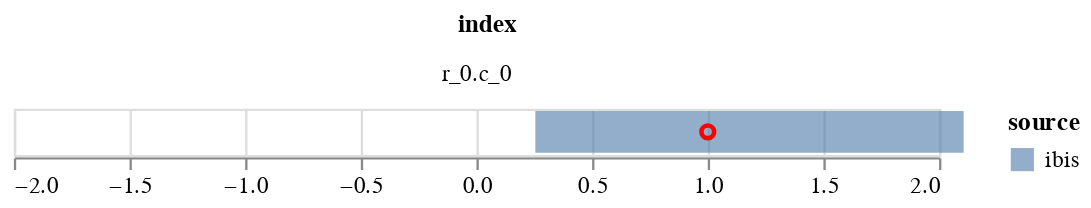

Write notebook code for a chart like this one.
### Code cell
plot_data = plot_data[plot_data['index']=='r_0.c_0']

c1 = alt.Chart(plot_data).mark_bar(opacity=0.6).encode(
    alt.X('q1', title=None,  scale=alt.Scale(domain=[-2,2])),
    alt.X2('q2', title=None),
    alt.Color('source'),    
)
    

c2 = alt.Chart(plot_data).mark_point(opacity=1, color='red').encode(
        alt.X('data', title=None),
)
(c1+c2).facet(
       'index',
    columns=1
    )

### Figure 1 — Vega-Lite specification as saved in the notebook (floating-point values rounded to 4 significant figures)
{"config": {"view": {"continuousWidth": 400, "continuousHeight": 300}}, "data": {"name": "data-95404093cbdce690b651e829ab9ebd0c"}, "facet": {"type": "nominal", "field": "index"}, "spec": {"layer": [{"mark": {"type": "bar", "opacity": 0.6}, "encoding": {"color": {"type": "nominal", "field": "source"}, "x": {"type": "quantitative", "field": "q1", "scale": {"domain": [-2, 2]}, "title": null}, "x2": {"field": "q2", "title": null}}}, {"mark": {"type": "point", "color": "red", "opacity": 1}, "encoding": {"x": {"type": "quantitative", "field": "data", "title": null}}}]}, "columns": 1, "$schema": "https://vega.github.io/schema/vega-lite/v4.8.1.json", "datasets": {"data-95404093cbdce690b651e829ab9ebd0c": [{"index": "r_0.c_0", "q1": 0.2545, "q2": 2.106, "source": "ibis", "data": 1.0}]}}
